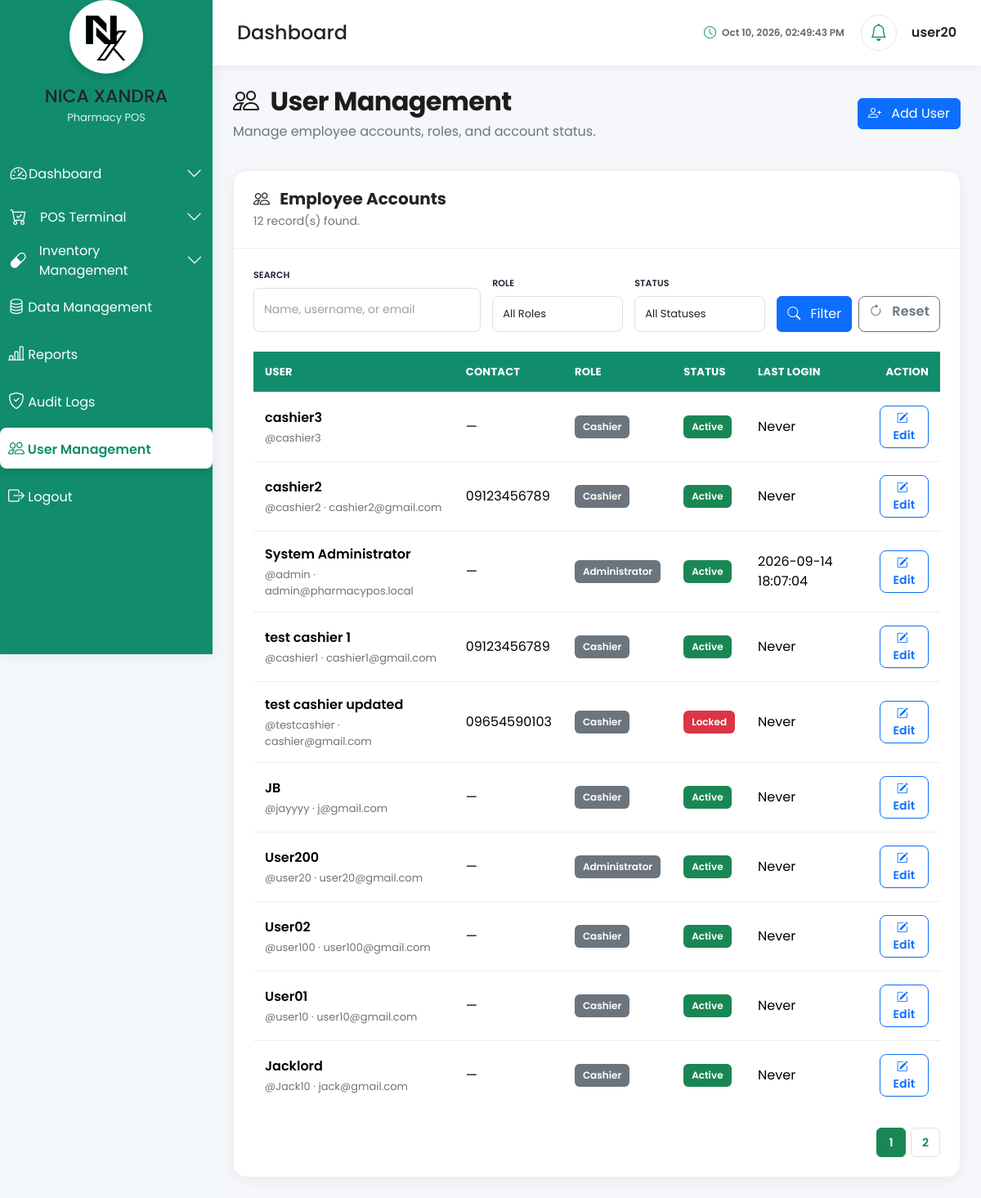
Screenshot of /app/dashboard/users/index.php (signed in) with the database file from the repository.
### tables this page shows
CREATE TABLE `users` (
  `user_id` int(11) NOT NULL,
  `role_id` int(11) NOT NULL,
  `full_name` varchar(150) NOT NULL,
  `username` varchar(50) NOT NULL,
  `email` varchar(150) DEFAULT NULL,
  `password` varchar(255) NOT NULL,
  `contact_number` varchar(20) DEFAULT NULL,
  `gender` enum('Male','Female','Prefer not to say') DEFAULT NULL,
  `birth_date` date DEFAULT NULL,
  `address` text DEFAULT NULL,
  `profile_image` varchar(255) DEFAULT 'default.png',
  `account_status` enum('Active','Inactive','Locked') DEFAULT 'Active',
  `failed_login_attempts` int(11) DEFAULT 0,
  `last_login` datetime DEFAULT NULL,
  `remember_token` varchar(255) DEFAULT NULL,
  `created_at` timestamp NOT NULL DEFAULT current_timestamp(),
  `updated_at` timestamp NOT NULL DEFAULT current_timestamp() ON UPDATE current_timestamp()
);

CREATE TABLE `roles` (
  `role_id` int(11) NOT NULL,
  `role_name` varchar(50) NOT NULL,
  `role_description` varchar(255) DEFAULT NULL,
  `created_at` timestamp NOT NULL DEFAULT current_timestamp()
);

### app/dashboard/users/index.php (the view, shortened to what the rows shown need)
<?php
require_once '../../Middleware/AuthMiddleware.php';
AuthMiddleware::admin();
require_once '../../Controllers/UserManagementController.php';
$controller = new UserManagementController();
$filters = [
    'search' => trim((string)($_GET['search'] ?? '')),
    'role_id' => $_GET['role_id'] ?? '',
    'account_status' => $_GET['account_status'] ?? '',
];
$currentPage = max(1, (int)($_GET['page'] ?? 1));
$data = $controller->index(
    $filters,
    $currentPage
);
$result = $data['result'];
$users = $result['users'];
require_once '../../../includes/header.php';
?>
<link
    rel="stylesheet"
    href="/assets/css/dashboard-shell.css"
>
<link
    rel="stylesheet"
    href="/assets/css/sidebar.css"
>
<link
    rel="stylesheet"
    href="/assets/css/navbar.css"
>
<link
    rel="stylesheet"
    href="/assets/css/user_management.css"
>
<div class="dashboard-wrapper">
    <div class="main-content">
        <?php include '../../../includes/navbar.php'; ?>
        <div class="dashboard-content">
            <div class="page-header user-management-header">
                <div>
                    <h2>
                        <i class="bi bi-people me-2"></i>
                        User Management
                    </h2>
                </div>
            </div>
            <div class="user-management-card">
                <div class="user-card-body">
                    <div class="table-responsive-wrap mt-4">
                        <table class="table user-table align-middle">
                            <thead>
                                <tr>
                                    <th>User</th>
                                    <th>Contact</th>
                                    <th>Role</th>
                                    <th>Status</th>
                                    <th>Last Login</th>
                                    <th class="text-end">
                                        Action
                                    </th>
                                </tr>
                            </thead>
                            <tbody>
                            <?php if (!$users): ?>
                                <tr>
                                    <td
                                        colspan="6"
                                        class="text-center py-5 text-muted"
                                    >
                                        <i
                                            class="bi bi-people fs-2 d-block mb-2"
                                        ></i>
                                        No users found.
                                    </td>
                                </tr>
                            <?php else: ?>
                                <?php foreach ($users as $u): ?>
                                    <tr>
                                        <td>
                                            <div class="user-name">
                                                <?= htmlspecialchars(
                                                    $u['full_name']
                                                ) ?>
                                            </div>
                                            <div class="user-username">
                                                @<?= htmlspecialchars(
                                                    $u['username']
                                                ) ?>
                                                <?php if (!empty($u['email'])): ?>
                                                    ·
                                                    <?= htmlspecialchars(
                                                        $u['email']
                                                    ) ?>
                                                <?php endif; ?>
                                            </div>
                                        </td>
                                        <td>
                                            <?= htmlspecialchars(
                                                (string)(
                                                    $u['contact_number']
                                                    ?? '—'
                                                )
                                            ) ?>
                                        </td>
                                        <td>
                                            <span class="role-badge">
                                                <?= htmlspecialchars(
                                                    $u['role_name']
                                                ) ?>
                                            </span>
                                        </td>
                                        <td>
                                            <span
                                                class="status-badge status-<?= strtolower(
                                                    htmlspecialchars(
                                                        $u['account_status']
                                                    )
                                                ) ?>"
                                            >
                                                <?= htmlspecialchars(
                                                    $u['account_status']
                                                ) ?>
                                            </span>
                                        </td>
                                        <td>
                                            <?php if ($u['last_login']): ?>
                                                <?= htmlspecialchars(
                                                    $u['last_login']
                                                ) ?>
                                            <?php else: ?>
                                                Never
                                            <?php endif; ?>
                                        </td>
                                        <td class="text-end">
                                            <a
                                                href="?edit=<?= (int)$u['user_id'] ?>"
                                                class="btn btn-sm btn-outline-primary"
                                            >
                                                <i class="bi bi-pencil-square me-1"></i>
                                                Edit
                                            </a>
                                        </td>
                                    </tr>
                                <?php endforeach; ?>
                            <?php endif; ?>
                            </tbody>
                        </table>
                    </div>
                </div>
            </div>
        </div>
    </div>
</div>
<?php require_once '../../../includes/footer.php'; ?>

### rows the page displays
users: full_name "cashier3", username "cashier3", contact_number "—", role.role_name "Cashier", account_status "Active", shows "Never"
users: full_name "cashier2", username "cashier2", email "cashier2@gmail.com", contact_number "09123456789", role.role_name "Cashier", account_status "Active", shows "Never"
users: full_name "System Administrator", username "admin", email "admin@pharmacypos.local", contact_number "—", role.role_name "Administrator", account_status "Active", last_login "2026-09-14 18:07:04"
users: full_name "test cashier 1", username "cashier1", email "cashier1@gmail.com", contact_number "09123456789", role.role_name "Cashier", account_status "Active", shows "Never"
users: full_name "test cashier updated", username "testcashier", email "cashier@gmail.com", contact_number "09654590103", role.role_name "Cashier", account_status "Locked", shows "Never"
users: full_name "JB", username "jayyyy", email "j@gmail.com", contact_number "—", role.role_name "Cashier", account_status "Active", shows "Never"
users: full_name "User200", username "user20", email "user20@gmail.com", contact_number "—", role.role_name "Administrator", account_status "Active", shows "Never"
users: full_name "User02", username "user100", email "user100@gmail.com", contact_number "—", role.role_name "Cashier", account_status "Active", shows "Never"
users: full_name "User01", username "user10", email "user10@gmail.com", contact_number "—", role.role_name "Cashier", account_status "Active", shows "Never"
users: full_name "Jacklord", username "Jack10", email "jack@gmail.com", contact_number "—", role.role_name "Cashier", account_status "Active", shows "Never"

### other values shown
$_SESSION['username'] "user20"
$result['total'] "12"
